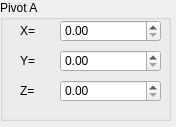
<?xml version="1.0" encoding="UTF-8"?>
<ui version="4.0">
 <class>pivotWidget</class>
 <widget class="QWidget" name="pivotWidget">
  <property name="geometry">
   <rect>
    <x>0</x>
    <y>0</y>
    <width>176</width>
    <height>127</height>
   </rect>
  </property>
  <property name="windowTitle">
   <string>Form</string>
  </property>
  <widget class="QGroupBox" name="pivotGroupBox">
   <property name="geometry">
    <rect>
     <x>0</x>
     <y>0</y>
     <width>171</width>
     <height>121</height>
    </rect>
   </property>
   <property name="title">
    <string>Pivot A</string>
   </property>
   <widget class="QDoubleSpinBox" name="XSpinBox">
    <property name="geometry">
     <rect>
      <x>60</x>
      <y>20</y>
      <width>101</width>
      <height>22</height>
     </rect>
    </property>
   </widget>
   <widget class="QDoubleSpinBox" name="YSpinBox">
    <property name="geometry">
     <rect>
      <x>60</x>
      <y>50</y>
      <width>101</width>
      <height>22</height>
     </rect>
    </property>
   </widget>
   <widget class="QDoubleSpinBox" name="ZSpinBox">
    <property name="geometry">
     <rect>
      <x>60</x>
      <y>80</y>
      <width>101</width>
      <height>22</height>
     </rect>
    </property>
   </widget>
   <widget class="QLabel" name="label_4">
    <property name="geometry">
     <rect>
      <x>20</x>
      <y>20</y>
      <width>31</width>
      <height>21</height>
     </rect>
    </property>
    <property name="text">
     <string>X=</string>
    </property>
   </widget>
   <widget class="QLabel" name="label_5">
    <property name="geometry">
     <rect>
      <x>20</x>
      <y>50</y>
      <width>31</width>
      <height>21</height>
     </rect>
    </property>
    <property name="text">
     <string>Y=</string>
    </property>
   </widget>
   <widget class="QLabel" name="label_6">
    <property name="geometry">
     <rect>
      <x>20</x>
      <y>80</y>
      <width>31</width>
      <height>21</height>
     </rect>
    </property>
    <property name="text">
     <string>Z=</string>
    </property>
   </widget>
  </widget>
 </widget>
 <resources/>
 <connections/>
</ui>
